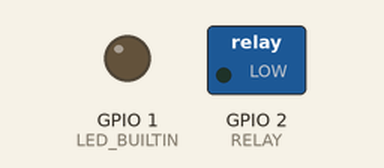
Recording of a sketch running on a simulated ESP8266 (NodeMCU). On the bench: switched loads named in the sketch (green lamp = pin HIGH), output pins drawn as LEDs (lit = HIGH). WiFi joins after 1.5 s; servers stay silent unless stated; not simulated (calls return 0 or success): Wifi_Credentials.h.

Above: at 0.1 s.
At 1.6 s:
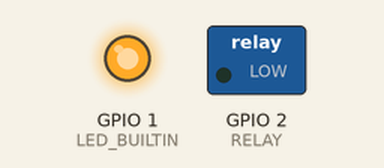
Timing chart, 0 to 3.1 s (numbered marks = the images above):
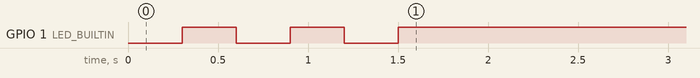

The sketch:

esp01_relay_led.ino
```cpp
#include <ESP8266WiFi.h>
#include <WiFiClient.h>
#include <ESP8266mDNS.h>
#include <ESP8266WebServer.h>
#include <Wifi_Credentials.h>

#define LED_BUILTIN 1
#define RELAY 2

const char* ssid     = JELUGA_SSID;
const char* password = JELUGA_PASSWD;
const char* deviceid = "esp8266_relay";

int relay_state = 0;
int led_state = 0;

ESP8266WebServer server(80);

void handleRoot();           // function prototypes for HTTP handlers
void handleOn();
void handleOff();
void handleToggle();
void handleNotFound();

static void ToggleLED()
{
  digitalWrite(LED_BUILTIN, led_state);
  led_state= !led_state;
}

static void shutdownLED()
{
  led_state= 0;
  digitalWrite(LED_BUILTIN, 1);
}

static int toggleRelay()
{
  digitalWrite(LED_BUILTIN, relay_state);
  relay_state= !relay_state;
  digitalWrite(RELAY, relay_state);
  return relay_state;
}

static void shutdownRelay()
{
  relay_state= 0;
  digitalWrite(LED_BUILTIN, 1);
  digitalWrite(RELAY, 0);
}

static void connectWiFi() {
  WiFi.begin(ssid, password);
  while (WiFi.status() != WL_CONNECTED) {
    ToggleLED();
    delay(300);
  }
  shutdownLED();
  MDNS.begin(deviceid);
}

void setup() {
  pinMode(LED_BUILTIN, OUTPUT);
  pinMode(RELAY, OUTPUT);
  connectWiFi();
  server.on("/", HTTP_GET, handleRoot);
  server.on("/toggle", HTTP_POST, handleToggle);
  server.on("/off", HTTP_POST, handleOff);
  server.onNotFound(handleNotFound);
  server.begin();
}

void loop() {                 // MAIN LOOP
  server.handleClient();
}

void handleRoot() {
  server.send(200, "text/plain", deviceid);
}

void handleToggle() {
  server.send(200, "text/plain", toggleRelay()?"on":"off");
}

void handleOff() {
  shutdownRelay();
  server.send(200, "text/plain", "off");
}

void handleNotFound() {
  server.send(404, "text/plain", "404: Not found");
}
```
